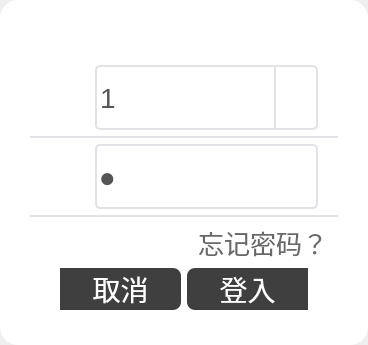
           <widget class="QWidget" name="page">
            <layout class="QVBoxLayout" name="verticalLayout_3">
             <property name="spacing">
              <number>0</number>
             </property>
             <property name="leftMargin">
              <number>0</number>
             </property>
             <property name="topMargin">
              <number>0</number>
             </property>
             <property name="rightMargin">
              <number>0</number>
             </property>
             <property name="bottomMargin">
              <number>0</number>
             </property>
             <item>
              <widget class="QFrame" name="frame">
               <property name="styleSheet">
                <string notr="true">#frame
{  
	background-color: rgb(255, 255, 255);
	border-radius:18px;
}</string>
               </property>
               <property name="frameShape">
                <enum>QFrame::StyledPanel</enum>
               </property>
               <property name="frameShadow">
                <enum>QFrame::Raised</enum>
               </property>
               <layout class="QVBoxLayout" name="verticalLayout" stretch="1,0,1,0,0,1">
                <property name="leftMargin">
                 <number>30</number>
                </property>
                <property name="topMargin">
                 <number>65</number>
                </property>
                <property name="rightMargin">
                 <number>30</number>
                </property>
                <property name="bottomMargin">
                 <number>35</number>
                </property>
                <item>
                 <layout class="QHBoxLayout" name="horizontalLayout_3" stretch="1,6">
                  <property name="spacing">
                   <number>15</number>
                  </property>
                  <property name="leftMargin">
                   <number>20</number>
                  </property>
                  <property name="topMargin">
                   <number>0</number>
                  </property>
                  <property name="rightMargin">
                   <number>20</number>
                  </property>
                  <property name="bottomMargin">
                   <number>0</number>
                  </property>
                  <item>
                   <widget class="QLabel" name="label_2">
                    <property name="maximumSize">
                     <size>
                      <width>30</width>
                      <height>32</height>
                     </size>
                    </property>
                    <property name="styleSheet">
                     <string notr="true">QLabel
{
	border-image: url(:/image/images/icon-user.png);
}</string>
                    </property>
                    <property name="text">
                     <string/>
                    </property>
                   </widget>
                  </item>
                  <item>
                   <widget class="QComboBox" name="mCombo_ID">
                    <property name="minimumSize">
                     <size>
                      <width>0</width>
                      <height>65</height>
                     </size>
                    </property>
                    <property name="styleSheet">
                     <string notr="true">
/*未下拉时，QComboBox 样式 背景黑色*/
QComboBox {
	border: 2px solid #e1e3e7;         
	border-radius: 5px;    
	background:#ffffff;
	color:#565656;
	font-size:28px;
}  

/*下拉后的整个下拉窗体样式 背景红色*/
QComboBox QAbstractItemView 
{
	background:#ffffff;
	color:#565656;  
} 
 
/*下拉箭头区域样式*/
QComboBox::drop-down
{
	width: 40px;
	border-left: 2px solid #e1e3e7; 
}    

/*下拉箭头样式*/
QComboBox::down-arrow 
{
	image: url(:/image/images/arrow.png);
	height:30px;
	width:20px;
}     </string>
                    </property>
                    <item>
                     <property name="text">
                      <string>1</string>
                     </property>
                    </item>
                    <item>
                     <property name="text">
                      <string>2</string>
                     </property>
                    </item>
                    <item>
                     <property name="text">
                      <string>3</string>
                     </property>
                    </item>
                   </widget>
                  </item>
                 </layout>
                </item>
                <item>
                 <widget class="QLabel" name="lab_Login_2">
                  <property name="maximumSize">
                   <size>
                    <width>16777215</width>
                    <height>2</height>
                   </size>
                  </property>
                  <property name="styleSheet">
                   <string notr="true">QLabel
{
background-color:#e1e3e7;
}</string>
                  </property>
                  <property name="text">
                   <string/>
                  </property>
                  <property name="alignment">
                   <set>Qt::AlignCenter</set>
                  </property>
                 </widget>
                </item>
                <item>
                 <layout class="QHBoxLayout" name="horizontalLayout_4" stretch="1,6">
                  <property name="spacing">
                   <number>15</number>
                  </property>
                  <property name="leftMargin">
                   <number>20</number>
                  </property>
                  <property name="rightMargin">
                   <number>20</number>
                  </property>
                  <item>
                   <widget class="QLabel" name="label">
                    <property name="maximumSize">
                     <size>
                      <width>30</width>
                      <height>32</height>
                     </size>
                    </property>
                    <property name="styleSheet">
                     <string notr="true">QLabel
{
	border-image: url(:/image/images/icon-pass.png);
}</string>
                    </property>
                    <property name="text">
                     <string/>
                    </property>
                   </widget>
                  </item>
                  <item>
                   <widget class="QLineEdit" name="mEdit_Password">
                    <property name="minimumSize">
                     <size>
                      <width>0</width>
                      <height>65</height>
                     </size>
                    </property>
                    <property name="styleSheet">
                     <string notr="true">QLineEdit
{    
	border-radius: 5px;
	font-size:28px;
	border: 2px solid #e1e3e7;       
	color:#565656;
}</string>
                    </property>
                    <property name="text">
                     <string>1</string>
                    </property>
                    <property name="echoMode">
                     <enum>QLineEdit::Password</enum>
                    </property>
                    <property name="placeholderText">
                     <string>请输入密码</string>
                    </property>
                   </widget>
                  </item>
                 </layout>
                </item>
                <item>
                 <widget class="QLabel" name="lab_Login_1">
                  <property name="maximumSize">
                   <size>
                    <width>16777215</width>
                    <height>2</height>
                   </size>
                  </property>
                  <property name="styleSheet">
                   <string notr="true">QLabel
{
background-color:#e1e3e7;
}</string>
                  </property>
                  <property name="text">
                   <string/>
                  </property>
                  <property name="alignment">
                   <set>Qt::AlignCenter</set>
                  </property>
                 </widget>
                </item>
                <item>
                 <layout class="QHBoxLayout" name="horizontalLayout_2">
                  <property name="rightMargin">
                   <number>10</number>
                  </property>
                  <item>
                   <spacer name="horizontalSpacer_3">
                    <property name="orientation">
                     <enum>Qt::Horizontal</enum>
                    </property>
                    <property name="sizeHint" stdset="0">
                     <size>
                      <width>40</width>
                      <height>20</height>
                     </size>
                    </property>
                   </spacer>
                  </item>
                  <item>
                   <widget class="QPushButton" name="mBtn_Reset_Password">
                    <property name="sizePolicy">
                     <sizepolicy hsizetype="Minimum" vsizetype="Minimum">
                      <horstretch>0</horstretch>
                      <verstretch>0</verstretch>
                     </sizepolicy>
                    </property>
                    <property name="minimumSize">
                     <size>
                      <width>0</width>
                      <height>9</height>
                     </size>
                    </property>
                    <property name="maximumSize">
                     <size>
                      <width>16777215</width>
                      <height>50</height>
                     </size>
                    </property>
                    <property name="font">
                     <font>
                      <pointsize>-1</pointsize>
                     </font>
                    </property>
                    <property name="styleSheet">
                     <string notr="true">QPushButton
{ 
background-color:transparent;
	font-size:26px; 
	
	color:rgb(63, 63, 63,200);
	border-radius:8px;



}
QPushButton:checked
{
background-color:transparent;
	font-size:26px; 
	color:rgb(63, 63, 63,255);
	border-radius:8px;
}</string>
                    </property>
                    <property name="text">
                     <string>忘记密码？</string>
                    </property>
                   </widget>
                  </item>
                 </layout>
                </item>
                <item>
                 <layout class="QHBoxLayout" name="horizontalLayout_5" stretch="3,3">
                  <property name="leftMargin">
                   <number>30</number>
                  </property>
                  <property name="rightMargin">
                   <number>30</number>
                  </property>
                  <item>
                   <widget class="QPushButton" name="mBtn_Cancel">
                    <property name="sizePolicy">
                     <sizepolicy hsizetype="Minimum" vsizetype="Minimum">
                      <horstretch>0</horstretch>
                      <verstretch>0</verstretch>
                     </sizepolicy>
                    </property>
                    <property name="minimumSize">
                     <size>
                      <width>0</width>
                      <height>40</height>
                     </size>
                    </property>
                    <property name="maximumSize">
                     <size>
                      <width>16777215</width>
                      <height>56</height>
                     </size>
                    </property>
                    <property name="font">
                     <font>
                      <pointsize>-1</pointsize>
                     </font>
                    </property>
                    <property name="styleSheet">
                     <string notr="true">QPushButton
{ 
	background-color:rgb(63, 63, 63);
	font-size:28px; 
	color:rgb(255,255,255);
	border-radius:8px;
	border-top-left-radius: 28px;               /* 角弧度:左上角*/ 
	border-bottom-left-radius:28px;				/* 角弧度:左下角*/  			/* 角弧度:左下角*/  



}
QPushButton:pressed
{
	background-color:rgb(255,255,255);
	font-size:28px;
	color:rgb(63,63,63);
	border-radius:8px;

	border-top-left-radius: 28px;               /* 角弧度:左上角*/ 
	border-bottom-left-radius:28px;				/* 角弧度:左下角*/   
	border: 2px solid #3f3f3f;    
}</string>
                    </property>
                    <property name="text">
                     <string>取消</string>
                    </property>
                   </widget>
                  </item>
                  <item>
                   <widget class="QPushButton" name="mBtn_Login">
                    <property name="sizePolicy">
                     <sizepolicy hsizetype="Minimum" vsizetype="Minimum">
                      <horstretch>0</horstretch>
                      <verstretch>0</verstretch>
                     </sizepolicy>
                    </property>
                    <property name="minimumSize">
                     <size>
                      <width>0</width>
                      <height>9</height>
                     </size>
                    </property>
                    <property name="maximumSize">
                     <size>
                      <width>16777215</width>
                      <height>56</height>
                     </size>
                    </property>
                    <property name="font">
                     <font>
                      <pointsize>-1</pointsize>
                     </font>
                    </property>
                    <property name="styleSheet">
                     <string notr="true">QPushButton
{ 
	background-color:rgb(63, 63, 63);
	font-size:28px; 
	color:rgb(255,255,255);
	border-radius:8px;
border-bottom-right-radius: 28px;               /* 角弧度:左上角*/ 
border-top-right-radius:28px;				/* 角弧度:左下角*/  
}
QPushButton:pressed
{
	background-color:rgb(255,255,255);
	font-size:28px;
	color:rgb(63,63,63);
	border-radius:8px;
	border-bottom-right-radius: 28px;               /* 角弧度:左上角*/ 
	border-top-right-radius:28px;				/* 角弧度:左下角*/  
	border: 2px solid #3f3f3f;    
}</string>
                    </property>
                    <property name="text">
                     <string>登入</string>
                    </property>
                   </widget>
                  </item>
                 </layout>
                </item>
               </layout>
              </widget>
             </item>
            </layout>
           </widget>
